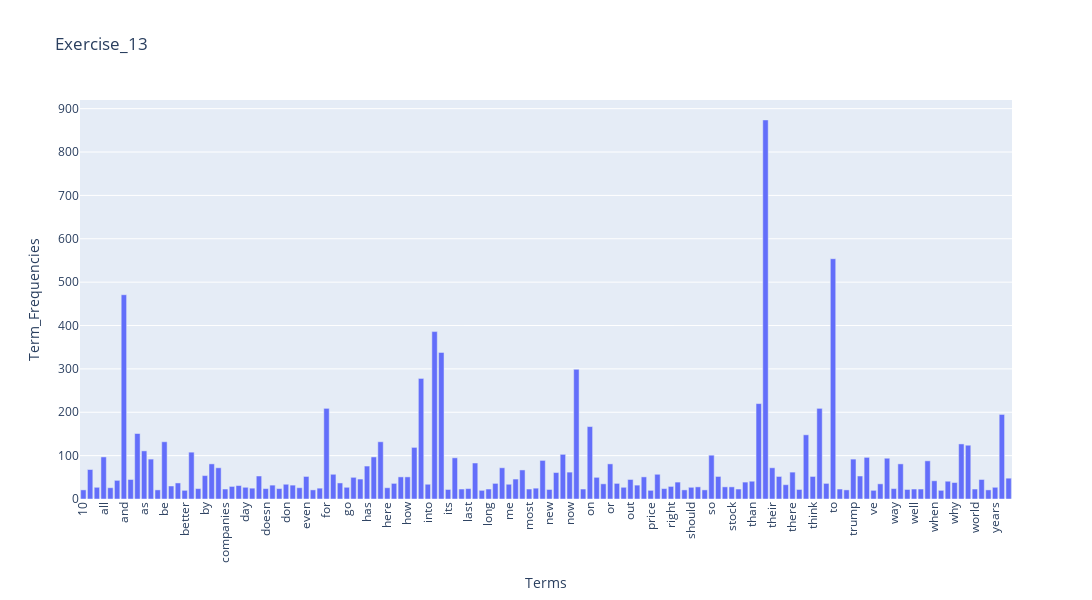

Notebook code for this chart:
### Markdown cell above
### >>> **Exercise 13 (take home):** 
Reduce the number of terms to visualize as an exercise.

### Code cell
# Answer here
# To reduce the number of terms
# I set up a threshold to filter the lower frequency terms
# And then plot the frequency figure about the left terms
import plotly.express as px

term_frequencies = np.asarray(X_counts.sum(axis=0))[0]

# Set a minimum frequency threshold to reduce number of terms
min_frequency = 20
print("Setting threshold:", (min_frequency))

# Keep frequency of terms meeting the threshold
frequency_th = term_frequencies >= min_frequency

# Filter terms and frequencies from threshold
filter_terms = count_vect.get_feature_names_out()[frequency_th]
filter_frequencies = term_frequencies[frequency_th]
print(f"Remaining terms: {len(filter_terms)}")

df_use_plotly_ex13 = pd.DataFrame({"Terms": filter_terms, "Term_Frequencies": filter_frequencies})

fig_ex13 = px.bar(df_use_plotly_ex13, 
             x = "Terms", 
             y = "Term_Frequencies",
             title = "Exercise_13")

fig_ex13.update_layout(xaxis_tickangle = -90, width = 2500, height = 600)

fig_ex13.show()

# (Thershold, remain terms): (15, 202), (10, 310), (20, 145)

### Figure 1 — Plotly figure (JSON) as saved in the notebook; plotly's stock layout.template omitted (floating-point values rounded to 4 significant figures; data arrays with more than 128 entries replaced by an {"elided": "..."} marker saying what was removed)
{"data": [{"hovertemplate": "Terms=%{x}<br>Term_Frequencies=%{y}<extra></extra>", "legendgroup": "", "marker": {"color": "#636efa", "pattern": {"shape": ""}}, "name": "", "orientation": "v", "showlegend": false, "textposition": "auto", "type": "bar", "x": {"elided": "138 str values"}, "xaxis": "x", "y": {"elided": "138 int values"}, "yaxis": "y"}], "layout": {"barmode": "relative", "height": 600, "legend": {"tracegroupgap": 0}, "title": {"text": "Exercise_13"}, "width": 2500, "xaxis": {"anchor": "y", "domain": [0, 1], "tickangle": -90, "title": {"text": "Terms"}}, "yaxis": {"anchor": "x", "domain": [0, 1], "title": {"text": "Term_Frequencies"}}}}
